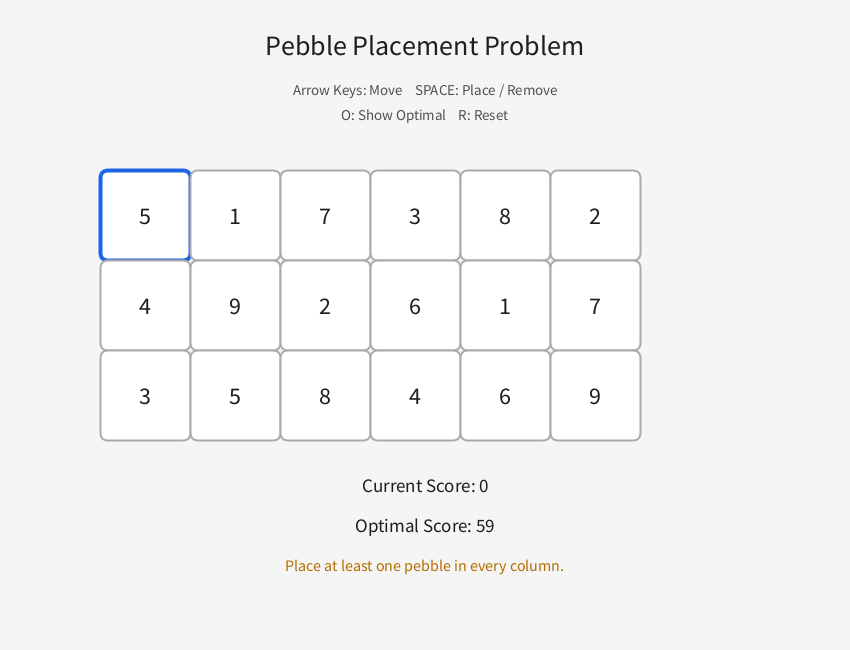
Frame 1 (no input)
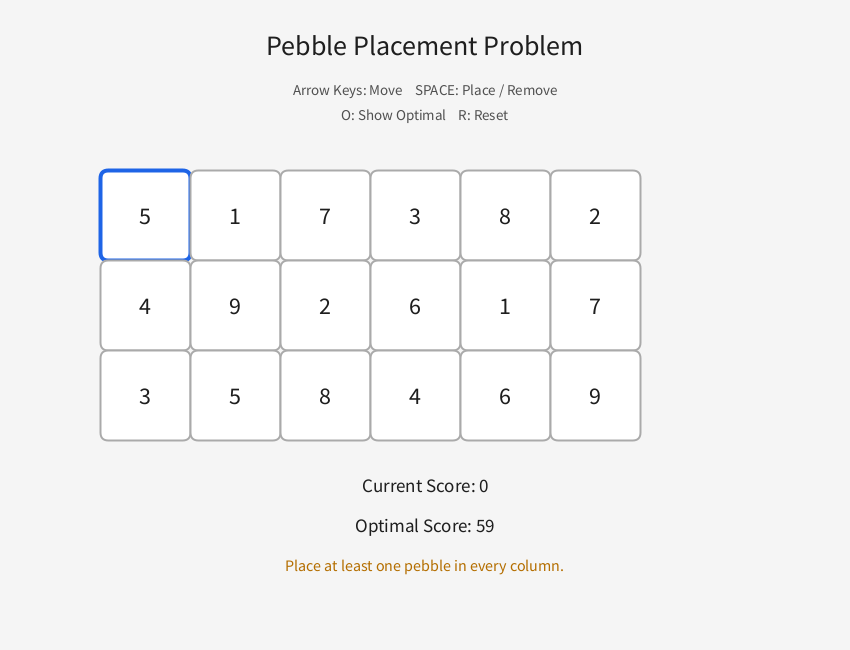
Frame 60 (the mouse pressed at the canvas centre just before this capture)
Frame 120 (the mouse held since frame 60 and released just before this capture): identical to frame 60, image omitted

The Processing sketch that drew these frames (run headless with seeded random() and noise(); from frame 60 on, the mouse is pressed at the canvas centre):

// Processing sketch: Pebble_Placement_Problem
// ── Pebble_Placement_Problem.pde

int rows = 3;
int cols = 6;

int cellSize = 90;
int startX = 100;
int startY = 170;

// 3 x 6 숫자 행렬
int[][] values = {
  { 5,  1,  7,  3,  8,  2},
  { 4,  9,  2,  6,  1,  7},
  { 3,  5,  8,  4,  6,  9}
};

// 사용자가 직접 놓은 돌
boolean[][] selected = new boolean[rows][cols];

// 4가지 가능한 패턴
// 1: 위쪽, 2: 가운데, 4: 아래쪽, 5: 위+아래
int[] patterns = {1, 2, 4, 5};

int[] optimalPattern;
int optimalScore;

int cursorRow = 0;
int cursorCol = 0;

boolean showOptimal = false;

void setup() {
  size(850, 650);
  textAlign(CENTER, CENTER);
  calculateOptimal();
}

void draw() {
  background(245);

  fill(30);
  textSize(28);
  text("Pebble Placement Problem", width/2, 45);

  textSize(15);
  fill(80);
  text("Arrow Keys: Move    SPACE: Place / Remove",
       width/2, 90);
  text("O: Show Optimal    R: Reset",
       width/2, 115);

  drawGrid();
  drawInfo();
}

void drawGrid() {

  for (int r = 0; r < rows; r++) {
    for (int c = 0; c < cols; c++) {

      int x = startX + c * cellSize;
      int y = startY + r * cellSize;

      // 기본 칸
      fill(255);
      stroke(170);
      strokeWeight(2);

      // 최적 배치 표시
      if (showOptimal && isOptimalCell(r, c)) {
        fill(190, 230, 190);
      }

      // 사용자가 선택한 칸
      if (selected[r][c]) {
        fill(255, 210, 120);
      }

      // 현재 커서
      if (r == cursorRow && c == cursorCol) {
        stroke(30, 100, 230);
        strokeWeight(4);
      }

      rect(x, y, cellSize, cellSize, 8);

      // 숫자 표시
      fill(30);
      textSize(24);
      text(values[r][c],
           x + cellSize/2,
           y + cellSize/2);

      // 돌 표시
      if (selected[r][c]) {
        fill(220, 60, 50);
        noStroke();
        ellipse(x + cellSize/2,
                y + cellSize/2,
                22, 22);
      }
    }
  }
}

// 최적 배치에 포함된 칸인지 확인
boolean isOptimalCell(int r, int c) {

  int pattern = optimalPattern[c];

  return (pattern & (1 << r)) != 0;
}

// 현재 점수 계산
int getCurrentScore() {

  int score = 0;

  for (int r = 0; r < rows; r++) {
    for (int c = 0; c < cols; c++) {

      if (selected[r][c]) {
        score += values[r][c];
      }
    }
  }

  return score;
}

// 각 열에 돌이 있는지 확인
boolean allColumnsFilled() {

  for (int c = 0; c < cols; c++) {

    boolean found = false;

    for (int r = 0; r < rows; r++) {
      if (selected[r][c]) {
        found = true;
      }
    }

    if (!found) {
      return false;
    }
  }

  return true;
}

// 현재 배치가 규칙에 맞는지 검사
boolean isValid() {

  for (int r = 0; r < rows; r++) {
    for (int c = 0; c < cols; c++) {

      if (!selected[r][c]) {
        continue;
      }

      // 아래쪽 인접 검사
      if (r + 1 < rows && selected[r+1][c]) {
        return false;
      }

      // 오른쪽 인접 검사
      if (c + 1 < cols && selected[r][c+1]) {
        return false;
      }
    }
  }

  return true;
}

// 돌 놓기
void togglePebble() {

  boolean next = !selected[cursorRow][cursorCol];

  if (next) {

    // 위쪽 또는 아래쪽에 돌이 있는지
    if (cursorRow > 0 &&
        selected[cursorRow-1][cursorCol]) {
      return;
    }

    if (cursorRow < rows-1 &&
        selected[cursorRow+1][cursorCol]) {
      return;
    }

    // 왼쪽 또는 오른쪽에 돌이 있는지
    if (cursorCol > 0 &&
        selected[cursorRow][cursorCol-1]) {
      return;
    }

    if (cursorCol < cols-1 &&
        selected[cursorRow][cursorCol+1]) {
      return;
    }
  }

  selected[cursorRow][cursorCol] = next;
}

// DP 최적해 계산
void calculateOptimal() {

  int[][] dp = new int[cols][4];
  int[][] prev = new int[cols][4];

  for (int c = 0; c < cols; c++) {
    for (int p = 0; p < 4; p++) {

      dp[c][p] = -1000000000;
      prev[c][p] = -1;

      int weight = getPatternWeight(c, patterns[p]);

      if (c == 0) {
        dp[c][p] = weight;
      } else {

        for (int q = 0; q < 4; q++) {

          // 이전 열과 같은 행에 돌이 있으면 불가능
          if ((patterns[p] & patterns[q]) == 0) {

            int candidate = dp[c-1][q] + weight;

            if (candidate > dp[c][p]) {
              dp[c][p] = candidate;
              prev[c][p] = q;
            }
          }
        }
      }
    }
  }

  // 마지막 열에서 최고 점수 찾기
  int best = 0;

  for (int p = 1; p < 4; p++) {
    if (dp[cols-1][p] > dp[cols-1][best]) {
      best = p;
    }
  }

  optimalScore = dp[cols-1][best];

  // 역추적하여 최적 패턴 복원
  optimalPattern = new int[cols];

  int current = best;

  for (int c = cols-1; c >= 0; c--) {

    optimalPattern[c] = patterns[current];

    if (c > 0) {
      current = prev[c][current];
    }
  }
}

// 해당 열에서 패턴의 점수 계산
int getPatternWeight(int c, int pattern) {

  int sum = 0;

  for (int r = 0; r < rows; r++) {

    if ((pattern & (1 << r)) != 0) {
      sum += values[r][c];
    }
  }

  return sum;
}

// 점수 및 상태 출력
void drawInfo() {

  int currentScore = getCurrentScore();

  fill(30);
  textSize(19);

  text("Current Score: " + currentScore,
       width/2, 485);

  text("Optimal Score: " + optimalScore,
       width/2, 525);

  textSize(16);

  if (!isValid()) {
    fill(220, 40, 40);
    text("Invalid Placement!", width/2, 565);

  } else if (!allColumnsFilled()) {
    fill(180, 110, 0);
    text("Place at least one pebble in every column.",
         width/2, 565);

  } else if (currentScore == optimalScore) {
    fill(0, 140, 50);
    text("Congratulations! Optimal Solution!",
         width/2, 565);

  } else {
    fill(60);
    text("Valid Placement! Try to get a higher score.",
         width/2, 565);
  }
}

// 키보드 조작
void keyPressed() {

  if (keyCode == UP) {
    cursorRow = max(0, cursorRow - 1);
  }

  if (keyCode == DOWN) {
    cursorRow = min(rows-1, cursorRow + 1);
  }

  if (keyCode == LEFT) {
    cursorCol = max(0, cursorCol - 1);
  }

  if (keyCode == RIGHT) {
    cursorCol = min(cols-1, cursorCol + 1);
  }

  if (key == ' ') {
    togglePebble();
  }

  if (key == 'o' || key == 'O') {
    showOptimal = !showOptimal;
  }

  if (key == 'r' || key == 'R') {

    for (int r = 0; r < rows; r++) {
      for (int c = 0; c < cols; c++) {
        selected[r][c] = false;
      }
    }

    cursorRow = 0;
    cursorCol = 0;
    showOptimal = false;
  }
}
